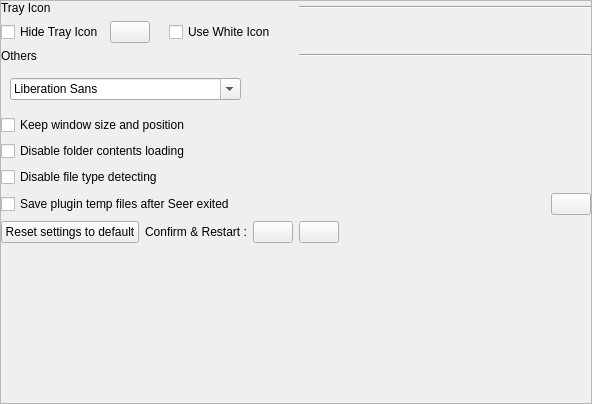
<?xml version="1.0" encoding="UTF-8"?>
<ui version="4.0">
 <class>CSettingsWnd4Explorer</class>
 <widget class="QWidget" name="CSettingsWnd4Explorer">
  <property name="geometry">
   <rect>
    <x>0</x>
    <y>0</y>
    <width>592</width>
    <height>404</height>
   </rect>
  </property>
  <layout class="QVBoxLayout" name="Layout_all">
   <property name="leftMargin">
    <number>0</number>
   </property>
   <property name="topMargin">
    <number>0</number>
   </property>
   <property name="rightMargin">
    <number>0</number>
   </property>
   <property name="bottomMargin">
    <number>0</number>
   </property>
   <item>
    <widget class="QScrollArea" name="scrollArea">
     <property name="widgetResizable">
      <bool>true</bool>
     </property>
     <widget class="QWidget" name="scrollAreaWidgetContents">
      <property name="geometry">
       <rect>
        <x>0</x>
        <y>0</y>
        <width>590</width>
        <height>402</height>
       </rect>
      </property>
      <layout class="QVBoxLayout" name="Layout_grp_container">
       <property name="leftMargin">
        <number>0</number>
       </property>
       <property name="topMargin">
        <number>0</number>
       </property>
       <property name="rightMargin">
        <number>0</number>
       </property>
       <property name="bottomMargin">
        <number>0</number>
       </property>
       <item>
        <widget class="QWidget" name="widget_tray_icon" native="true">
         <layout class="QVBoxLayout" name="verticalLayout_2">
          <property name="leftMargin">
           <number>0</number>
          </property>
          <property name="topMargin">
           <number>0</number>
          </property>
          <property name="rightMargin">
           <number>0</number>
          </property>
          <property name="bottomMargin">
           <number>0</number>
          </property>
          <item>
           <widget class="QWidget" name="wnd_title_icon" native="true">
            <layout class="QHBoxLayout" name="Layout_title_tray">
             <property name="leftMargin">
              <number>0</number>
             </property>
             <property name="topMargin">
              <number>0</number>
             </property>
             <property name="rightMargin">
              <number>0</number>
             </property>
             <property name="bottomMargin">
              <number>0</number>
             </property>
             <item>
              <widget class="QLabel" name="label_group_tray">
               <property name="text">
                <string>Tray Icon</string>
               </property>
              </widget>
             </item>
             <item>
              <widget class="Line" name="line_3">
               <property name="orientation">
                <enum>Qt::Horizontal</enum>
               </property>
              </widget>
             </item>
            </layout>
           </widget>
          </item>
          <item>
           <layout class="QHBoxLayout" name="horizontalLayout_10">
            <item>
             <widget class="QCheckBox" name="checkBox_hide_tray_icon">
              <property name="text">
               <string>Hide Tray Icon</string>
              </property>
             </widget>
            </item>
            <item>
             <widget class="QPushButton" name="pushButton_tray_icon_invoke">
              <property name="text">
               <string/>
              </property>
             </widget>
            </item>
            <item>
             <widget class="QLabel" name="label_tray_spacer">
              <property name="text">
               <string/>
              </property>
             </widget>
            </item>
            <item>
             <widget class="QCheckBox" name="checkBox_use_white_icon">
              <property name="text">
               <string>Use White Icon</string>
              </property>
             </widget>
            </item>
            <item>
             <spacer name="horizontalSpacer_8">
              <property name="orientation">
               <enum>Qt::Horizontal</enum>
              </property>
              <property name="sizeHint" stdset="0">
               <size>
                <width>40</width>
                <height>20</height>
               </size>
              </property>
             </spacer>
            </item>
           </layout>
          </item>
         </layout>
        </widget>
       </item>
       <item>
        <widget class="QWidget" name="widget_others" native="true">
         <layout class="QVBoxLayout" name="Layout_others">
          <property name="leftMargin">
           <number>0</number>
          </property>
          <property name="topMargin">
           <number>0</number>
          </property>
          <property name="rightMargin">
           <number>0</number>
          </property>
          <property name="bottomMargin">
           <number>0</number>
          </property>
          <item>
           <widget class="QWidget" name="wnd_app_behavior_2" native="true">
            <layout class="QHBoxLayout" name="Layout_title_others">
             <property name="leftMargin">
              <number>0</number>
             </property>
             <property name="topMargin">
              <number>0</number>
             </property>
             <property name="rightMargin">
              <number>0</number>
             </property>
             <property name="bottomMargin">
              <number>0</number>
             </property>
             <item>
              <widget class="QLabel" name="label_group_title_2">
               <property name="text">
                <string>Others</string>
               </property>
              </widget>
             </item>
             <item>
              <widget class="Line" name="line_2">
               <property name="orientation">
                <enum>Qt::Horizontal</enum>
               </property>
              </widget>
             </item>
            </layout>
           </widget>
          </item>
          <item>
           <widget class="QWidget" name="wnd_font" native="true">
            <layout class="QHBoxLayout" name="horizontalLayout_6">
             <item>
              <widget class="QFontComboBox" name="fontComboBox"/>
             </item>
             <item>
              <spacer name="horizontalSpacer_5">
               <property name="orientation">
                <enum>Qt::Horizontal</enum>
               </property>
               <property name="sizeHint" stdset="0">
                <size>
                 <width>40</width>
                 <height>20</height>
                </size>
               </property>
              </spacer>
             </item>
            </layout>
           </widget>
          </item>
          <item>
           <layout class="QHBoxLayout" name="horizontalLayout_7">
            <item>
             <widget class="QCheckBox" name="checkBox_keep_wnd_sz_pos">
              <property name="text">
               <string>Keep window size and position</string>
              </property>
             </widget>
            </item>
            <item>
             <spacer name="horizontalSpacer_6">
              <property name="orientation">
               <enum>Qt::Horizontal</enum>
              </property>
              <property name="sizeHint" stdset="0">
               <size>
                <width>40</width>
                <height>20</height>
               </size>
              </property>
             </spacer>
            </item>
           </layout>
          </item>
          <item>
           <layout class="QHBoxLayout" name="horizontalLayout_3">
            <item>
             <widget class="QCheckBox" name="checkBox_folder_load">
              <property name="text">
               <string>Disable folder contents loading</string>
              </property>
             </widget>
            </item>
            <item>
             <spacer name="horizontalSpacer_2">
              <property name="orientation">
               <enum>Qt::Horizontal</enum>
              </property>
              <property name="sizeHint" stdset="0">
               <size>
                <width>40</width>
                <height>20</height>
               </size>
              </property>
             </spacer>
            </item>
           </layout>
          </item>
          <item>
           <layout class="QHBoxLayout" name="horizontalLayout_5">
            <item>
             <widget class="QCheckBox" name="checkBox_file_type_detect">
              <property name="text">
               <string>Disable file type detecting</string>
              </property>
             </widget>
            </item>
            <item>
             <spacer name="horizontalSpacer_4">
              <property name="orientation">
               <enum>Qt::Horizontal</enum>
              </property>
              <property name="sizeHint" stdset="0">
               <size>
                <width>40</width>
                <height>20</height>
               </size>
              </property>
             </spacer>
            </item>
           </layout>
          </item>
          <item>
           <layout class="QHBoxLayout" name="horizontalLayout">
            <item>
             <widget class="QCheckBox" name="checkBox_temp_folder">
              <property name="text">
               <string>Save plugin temp files after Seer exited</string>
              </property>
             </widget>
            </item>
            <item>
             <spacer name="horizontalSpacer">
              <property name="orientation">
               <enum>Qt::Horizontal</enum>
              </property>
              <property name="sizeHint" stdset="0">
               <size>
                <width>40</width>
                <height>20</height>
               </size>
              </property>
             </spacer>
            </item>
            <item>
             <widget class="QPushButton" name="pushButton_temp_folder">
              <property name="text">
               <string/>
              </property>
             </widget>
            </item>
           </layout>
          </item>
          <item>
           <layout class="QHBoxLayout" name="horizontalLayout_4">
            <item>
             <widget class="QPushButton" name="pushButton_reset">
              <property name="text">
               <string>Reset settings to default</string>
              </property>
             </widget>
            </item>
            <item>
             <widget class="QLabel" name="label_reset">
              <property name="text">
               <string>Confirm &amp; Restart :</string>
              </property>
             </widget>
            </item>
            <item>
             <widget class="QPushButton" name="pushButton_reset_confirm">
              <property name="text">
               <string/>
              </property>
             </widget>
            </item>
            <item>
             <widget class="QPushButton" name="pushButton_reset_cancel">
              <property name="text">
               <string/>
              </property>
             </widget>
            </item>
            <item>
             <spacer name="horizontalSpacer_3">
              <property name="orientation">
               <enum>Qt::Horizontal</enum>
              </property>
              <property name="sizeHint" stdset="0">
               <size>
                <width>40</width>
                <height>20</height>
               </size>
              </property>
             </spacer>
            </item>
           </layout>
          </item>
         </layout>
        </widget>
       </item>
       <item>
        <spacer name="verticalSpacer">
         <property name="orientation">
          <enum>Qt::Vertical</enum>
         </property>
         <property name="sizeHint" stdset="0">
          <size>
           <width>20</width>
           <height>280</height>
          </size>
         </property>
        </spacer>
       </item>
      </layout>
     </widget>
    </widget>
   </item>
  </layout>
 </widget>
 <resources/>
 <connections/>
</ui>
